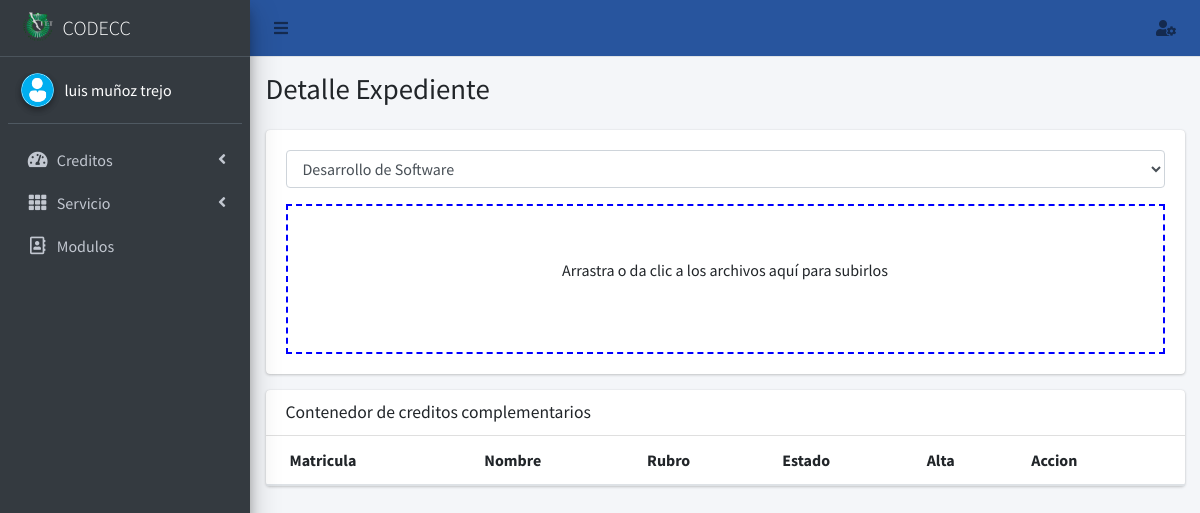
The page /expediente/19?matricula=14211758 (signed in) on the database its author committed.
### core/models.py (models this page shows, shortened)
class Perfil(models.Model):
    user=models.OneToOneField(User,null=True,on_delete=models.SET_NULL)
    nombre=models.CharField(max_length=56, blank=False, null=False)
    apellido_paterno=models.CharField(max_length=56, blank=False, null=False)
    apellido_materno=models.CharField(max_length=56, blank=False, null=False)
    modulo=models.ManyToManyField(Modulo, blank=True)
    email_institucional=models.CharField(max_length=126, blank=False, null=False, validators=[RegexValidator(regex=r'(^[a-zA-Z0-9_.+-]+@tectijuana.edu.mx+$)|(^[a-zA-Z0-9_.+-]+@tectijuana.tecnm.mx+$)',message="El formato del correo debe ser @tectijuana.edu.mx")])
    foto=models.ImageField(upload_to=rename_folder_photo, max_length=126, blank=True, null=True)
    estado=models.BooleanField(default=False)
    created_at = models.DateTimeField("Creado ", auto_now_add=True)
    updated_at = models.DateTimeField("Actualizado ", auto_now=True)
    class Meta:
        verbose_name="Perfil"
        verbose_name_plural="Perfiles"

### core/views.py (the view)
# urls.py: path('expediente/<int:id>',views.detalle_expediente,name="detalle_expediente"),
@login_required(login_url='login_docente')
def detalle_expediente(request,id=None):
    creditos=Credito.objects.filter(user=request.user.id, matricula=id)
    modulos=Perfil.objects.get(user=request.user.id)
    contexto={
        'titulo': "Detalle Expediente",
        'modulos':modulos.modulo,
        'usuario': Perfil.objects.get(user=request.user.id),
        'creditos': creditos,
    }
    return render(request,"docente/detalle_expediente.html",contexto)

### core/models.py (called while the page is built)
    def __str__(self):
        return str(self.tipo)

### core/templatetags/templates.py (called while the page is built)
@register.filter(name='has_group')
def has_group(user, group_name):
       groups = user.groups.all().values_list('name', flat=True)
       return True if group_name in groups else False

@register.simple_tag
def loadsession(user):
       bandera=False
       data=Perfil.objects.get(user=user)
       if data.estado:
              bandera=True
       return bandera

### templates/docente/detalle_expediente.html (shortened to what this page needs)
{%extends 'docente/inicio.html' %}
{% load staticfiles %}
{%load templates%}
{%block content%}
            <div class="col-lg-12">
              {%if request.user|has_group:"Docente" or request.user.is_superuser%}
              <div class="card card-default">
                <div class="card-body">
                  <div class="form-group">
                    <select class="form-control" id="modulo" name="modulo">
                    {%for values in modulos.all%}
                      <option>{{values}}</option>
                      {%endfor%}
                    </select>
                    </div>
                    <form action="{% url 'Ajax_AltaDocumentoExpediente' %}" class="dropzone" id="myDropzone" method='POST' enctype="multipart/form-data">
                      </form>
                </div>
              </div>
            </div>
                <div class="col-lg-12">
                  <div class="card">
                    <div class="card-header">
                      <h3 class="card-title">Contenedor de creditos complementarios</h3>
                    </div>
                    <div class="card-body table-responsive p-0">
                      <table class="table table-hover text-nowrap">
                        <thead>
                          <tr>
                            <th>Matricula</th>
                            <th>Nombre</th>
                            <th>Rubro</th>
                            <th>Estado</th>
                            <th>Alta</th>
                            <th>Accion</th>
                          </tr>
                        </thead>
                      </table>
                    </div>
                  </div>
                </div>
                {%else%}
                <p>No tienes permisos para poder realizar esta accion</p>
                {%endif%}
</div>
{%endblock content%}
{%block css%}
<link rel="stylesheet" href="/static/css/dropzone.css">
{%endblock css%}

### templates/docente/aside.html (shortened to what this page needs)
{%load templates%}
 <aside class="main-sidebar sidebar-dark-primary elevation-4">
    <a href="" class="brand-link">
      <img src="/static/img/logo_TECT.png" alt="Logo TecNM" class="brand-image" style="opacity: .8">
      <span class="brand-text font-weight-light">CODECC</span>
    </a>
    <div class="sidebar">
      <div class="user-panel mt-3 pb-3 mb-3 d-flex">
        <div class="image">
          {%if usuario.foto%}
          <img src="{{usuario.foto.url}}" class="img-circle elevation-2" alt="User Image">
          {%else%}
          <img src="/static/img/usernone.png" class="img-circle elevation-2" alt="User Image">
          {%endif%}
        </div>
        <div class="info">
          <span style="color: white;">{{usuario.nombre}} {{usuario.apellido_paterno}} {{usuario.apellido_materno}}</span>
        </div>
      </div>
      <nav class="mt-2">
        <ul class="nav nav-pills nav-sidebar flex-column" data-widget="treeview" role="menu" data-accordion="false">
          {% if request.user|has_group:"Docente" or request.user.is_superuser %}
          <li class="nav-item">
            <a href="#" class="nav-link">
              <i class="nav-icon fas fa-tachometer-alt"></i>
              <p>
                Creditos
                <i class="right fas fa-angle-left"></i>
              </p>
            </a>
          </li>
          {%endif%}
          {% if request.user|has_group:"Servicio" or request.user.is_superuser %}
          <li class="nav-item">
            <a href="#" class="nav-link">
              <i class="nav-icon fas fa-th"></i>
              <p>
                Servicio
                <i class="right fas fa-angle-left"></i>
              </p>
            </a>
          </li>
          {%endif%}
          {% if request.user.is_superuser %}
          <li class="nav-item">
            <a href="{%url 'modulo'%}" class="nav-link">
              <i class="nav-icon far fa-address-book"></i>
              <p>
                Modulos
              </p>
            </a>
          </li>
          {%endif%}
        </ul>
      </nav>
    </div>
  </aside>

### static/css/dropzone.css (style rules this page uses)
.dropzone,.dropzone * { box-sizing:border-box }
.dropzone { min-height:150px;border:2px solid rgba(0,0,0,0.3);background:white;padding:20px 20px }
.dropzone.dz-clickable { cursor:pointer }

### templates/docente/detalle_expediente.html (style rules this page uses)
.dropzone { border: 2px dashed blue; }

### rows shown on the page
Perfil: nombre "luis", apellido_paterno "muñoz", apellido_materno "trejo"

### other values the page prints
{{ titulo }} "Detalle Expediente"
form field modulo "Desarrollo de Software"
